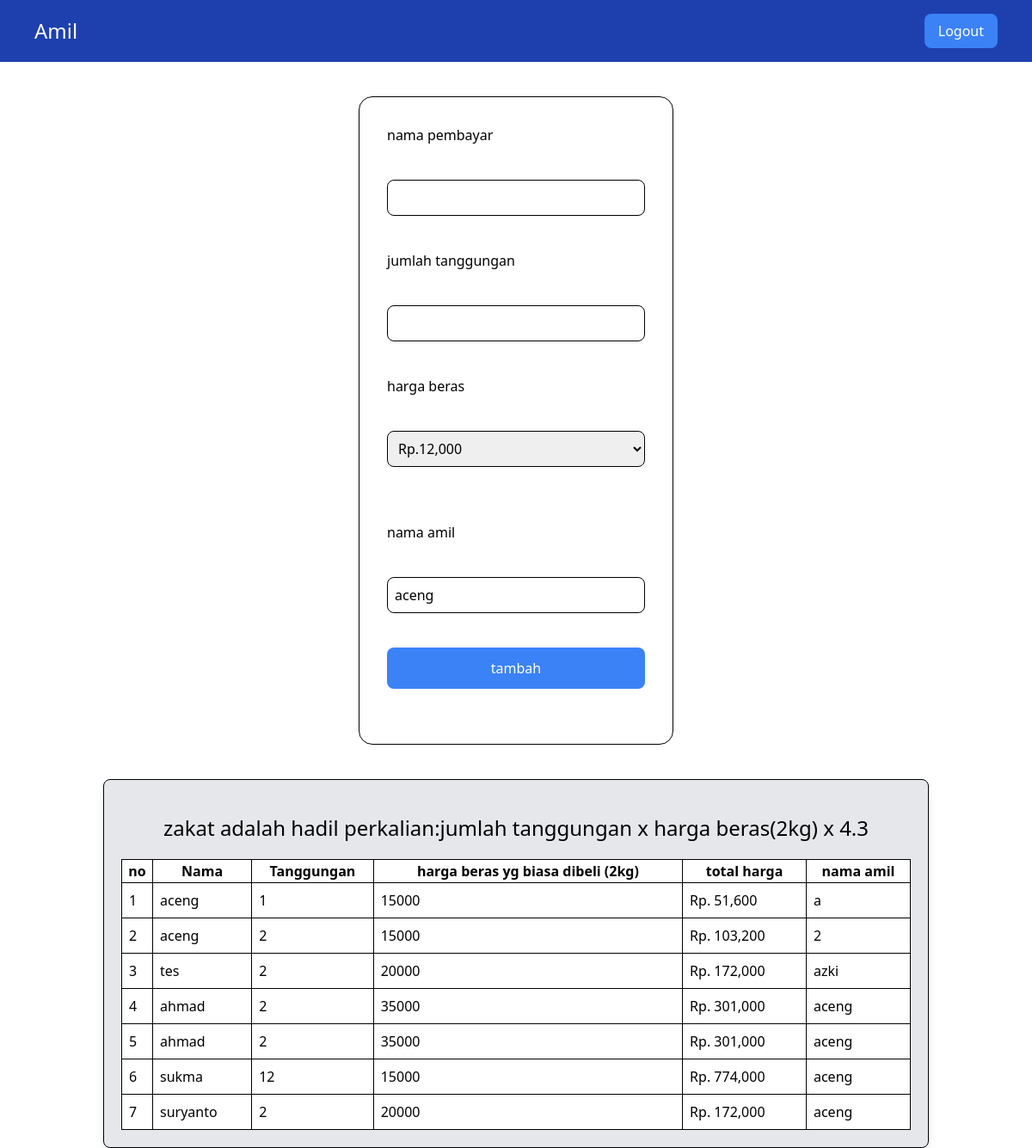
Page /amil-zakat/index.php (signed in) on the committed database.
### tables this page shows
CREATE TABLE `pembayar_zakat` (
  `id` int NOT NULL,
  `nama` varchar(30) NOT NULL,
  `tanggungan` int NOT NULL,
  `id_beras` int NOT NULL,
  `total_bayar` int NOT NULL,
  `nama_amil` varchar(30) NOT NULL
);

CREATE TABLE `harga_beras` (
  `id` int NOT NULL,
  `harga_beras` int NOT NULL
);

### src/koneksi.php (called while the page is built, shortened)
<?php
    class koneksi
    {
       public $host = "localhost";
       public $username = "root";
       public $password = "";
       public $database = "db_zakat";
       public $koneksi = "";
       function __construct(){
        $this->koneksi = mysqli_connect(
            $this->host, $this->username,
            $this->password, $this->database
        );
    }
    function tampil_Data_Banyak($query){
        $data = mysqli_query($this->koneksi,$query);
        while ($row = mysqli_fetch_assoc($data))
            $hasil[] =$row;
            return $hasil;
    }
}
    $db = new koneksi;
?>

### src/amil-zakat/index.php (the view, shortened to what this page needs)
<?php
include("../koneksi.php");
include("navbar.php");
$amil = $_SESSION['username'];
$queryHarga = "SELECT * FROM `harga_beras` ";
?>
<!DOCTYPE html>
<html lang="en">
<head>
    <link rel="stylesheet" href="../../dist/output.css">
</head>
<body>
   <div class="p-8 mx-auto border border-black rounded-2xl w-fit mt-10 mb-5">
    <form method="post"  class="flex flex-col gap-2 w-[300px]  mx-auto">
            <label for="nama"> nama pembayar</label><br>
            <input name="nama" class="border border-black p-2  rounded-lg"></input><br>
            <label for="tanggungan"> jumlah tanggungan</label><br>
            <input type="number" name="tanggungan" class="border border-black p-2  rounded-lg"> </input><br>
            <label for="hb"> harga beras</label><br>
            <select name="hb" class="border border-black p-2  rounded-lg">
                <?php
                foreach ($db->tampil_Data_Banyak($queryHarga) as $value) {
                    ?>
                    <option value="<?php echo $value['id'] ?>">Rp.<?php echo number_format($value['harga_beras']);?></option>
                    <?php
                }
                ?>
            </select><br>
            </input><br>
            <label for="na"> nama amil</label><br>
            <input type="text" class="border border-black p-2  rounded-lg" readonly name="na" value="<?php echo $amil ?>"> </input><br>
            <button type="submit" name="Tambah"  class="bg-blue-500 hover:bg-blue-300 text-white py-3 px-4 rounded-lg"> tambah</button><br>
        </form>
   </div>
    <div class="w-[80%] p-5 bg-gray-200 rounded-lg shadow-lg border border-black mx-auto mt-10">
        <h1 class="text-2xl my-5 text-center"  >zakat adalah hadil perkalian:jumlah tanggungan x harga beras(2kg) x 4.3</h1>
        <table class="w-full border border-black bg-white rounded-md">
            <thead class="border border-black">
                <th class="border border-black">no</th>
                <th class="border border-black">Nama</th>
                <th class="border border-black">Tanggungan</th>
                <th class="border border-black">harga beras yg biasa dibeli (2kg)</th>
                <th class="border border-black">total harga</th>
                <th class="border border-black">nama amil</th>
            </thead>
                <?php
                $query = "SELECT *, harga_beras.harga_beras FROM pembayar_zakat INNER JOIN harga_beras ON pembayar_zakat.id_beras=harga_beras.id;";
                $no = 1;
                foreach ($db->tampil_Data_Banyak($query) as  $value) {
                    ?>
                    <tr>
                            <td class="border border-black p-2">
                                <?php echo $no?>
                            </td>
                            <td class="border border-black p-2">
                                <?php echo $value['nama'] ?>
                            </td>
                            <td class="border border-black p-2">
                                <?php echo $value['tanggungan'] ?>
                            </td>
                            <td class="border border-black p-2">
                                <?php echo $value['harga_beras'] ?>
                            </td>
                            <td class="border border-black p-2">
                            Rp. <?php echo number_format($value['total_bayar']) ?>
                            </td>
                            <td class="border border-black p-2">
                                <?php echo $value['nama_amil'] ?>
                            </td>
                        </tr>
                    <?php
                    $no++;
                }
                ?>
        </table>
    </div>
</body>
</html>

### src/amil-zakat/navbar.php (shortened to what this page needs)
<!DOCTYPE html>
<html lang="en">
<head>
    <link rel="stylesheet" href="../../dist/output.css">
</head>
<body>
    <nav class="w-screen flex justify-between border-box py-4 px-10 bg-blue-800 text-white items-center">
        <h1 class="text-2xl">Amil</h1>
        <a href="logout.php"><button class="cursor-pointer bg-blue-500 hover:bg-black py-2 px-4 rounded-lg">Logout</button></a>
    </nav>
</body>
</html>

### rows in the picture
pembayar_zakat: nama "aceng", tanggungan "1", harga_beras.harga_beras "15000", total_bayar "51,600", nama_amil "a"
pembayar_zakat: nama "aceng", tanggungan "2", harga_beras.harga_beras "15000", total_bayar "103,200", nama_amil "2"
pembayar_zakat: nama "tes", tanggungan "2", harga_beras.harga_beras "20000", total_bayar "172,000", nama_amil "azki"
pembayar_zakat: nama "ahmad", tanggungan "2", harga_beras.harga_beras "35000", total_bayar "301,000", nama_amil "aceng"
pembayar_zakat: nama "ahmad", tanggungan "2", harga_beras.harga_beras "35000", total_bayar "301,000", nama_amil "aceng"
pembayar_zakat: nama "sukma", tanggungan "12", harga_beras.harga_beras "15000", total_bayar "774,000", nama_amil "aceng"
pembayar_zakat: nama "suryanto", tanggungan "2", harga_beras.harga_beras "20000", total_bayar "172,000", nama_amil "aceng"
